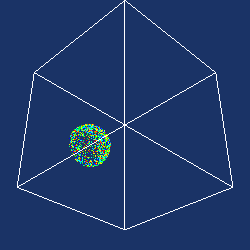

Source code (Python):
#!/usr/bin/env python

# Demonstrate vtkFitImplicitFunction by extracting points near a sphere
# surface from a bounded random point source, rendering the extracted
# points with a Gaussian mapper and an outline.

# Factory overrides
import vtkmodules.vtkInteractionStyle  # noqa: F401
import vtkmodules.vtkRenderingFreeType  # noqa: F401
import vtkmodules.vtkRenderingOpenGL2  # noqa: F401

from vtkmodules.vtkCommonCore import vtkMath
from vtkmodules.vtkCommonDataModel import vtkSphere
from vtkmodules.vtkCommonSystem import vtkTimerLog
from vtkmodules.vtkFiltersModeling import vtkOutlineFilter
from vtkmodules.vtkFiltersPoints import (
    vtkBoundedPointSource,
    vtkFitImplicitFunction,
)
from vtkmodules.vtkRenderingCore import (
    vtkActor,
    vtkPointGaussianMapper,
    vtkPolyDataMapper,
    vtkRenderWindow,
    vtkRenderWindowInteractor,
    vtkRenderer,
)

# Parameters
n_pts = 1000000
math = vtkMath()
math.RandomSeed(31415)

# Create bounded random point source
points = vtkBoundedPointSource()
points.SetNumberOfPoints(n_pts)
points.ProduceRandomScalarsOn()
points.ProduceCellOutputOff()
points.Update()

# Sphere implicit function
sphere = vtkSphere()
sphere.SetCenter(0.9, 0.1, 0.1)
sphere.SetRadius(0.33)

# Extract points near sphere surface
extract = vtkFitImplicitFunction()
extract.SetInputConnection(points.GetOutputPort())
extract.SetImplicitFunction(sphere)
extract.SetThreshold(0.005)

timer = vtkTimerLog()
timer.StartTimer()
extract.Update()
timer.StopTimer()
print("Time to extract points: {0}".format(timer.GetElapsedTime()))
print("   Number removed: {0}".format(extract.GetNumberOfPointsRemoved()))
print("   Original number of points: {0}".format(n_pts))

extract_mapper = vtkPointGaussianMapper()
extract_mapper.SetInputConnection(extract.GetOutputPort())
extract_mapper.EmissiveOff()
extract_mapper.SetScaleFactor(0.0)

extract_actor = vtkActor()
extract_actor.SetMapper(extract_mapper)

# Outline
outline = vtkOutlineFilter()
outline.SetInputConnection(points.GetOutputPort())

outline_mapper = vtkPolyDataMapper()
outline_mapper.SetInputConnection(outline.GetOutputPort())

outline_actor = vtkActor()
outline_actor.SetMapper(outline_mapper)

# Renderer
renderer = vtkRenderer()
renderer.AddActor(extract_actor)
renderer.AddActor(outline_actor)
renderer.SetBackground(0.1, 0.2, 0.4)

# Window
render_window = vtkRenderWindow()
render_window.AddRenderer(renderer)
render_window.SetSize(250, 250)
render_window.SetWindowName("fit implicit function")

# Scene
camera = renderer.GetActiveCamera()
camera.SetFocalPoint(1, 1, 1)
camera.SetPosition(0, 0, 0)
renderer.ResetCamera()

# Interactor
interactor = vtkRenderWindowInteractor()
interactor.SetRenderWindow(render_window)

interactor.Initialize()
interactor.Start()
